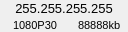
<?xml version="1.0" encoding="UTF-8"?>
<ui version="4.0">
 <class>OLED</class>
 <widget class="QWidget" name="OLED">
  <property name="geometry">
   <rect>
    <x>0</x>
    <y>0</y>
    <width>128</width>
    <height>32</height>
   </rect>
  </property>
  <property name="windowTitle">
   <string>Form</string>
  </property>
  <widget class="QLabel" name="IP">
   <property name="geometry">
    <rect>
     <x>0</x>
     <y>0</y>
     <width>128</width>
     <height>16</height>
    </rect>
   </property>
   <property name="font">
    <font>
     <pointsize>10</pointsize>
    </font>
   </property>
   <property name="text">
    <string>255.255.255.255</string>
   </property>
   <property name="alignment">
    <set>Qt::AlignCenter</set>
   </property>
  </widget>
  <widget class="QLabel" name="back">
   <property name="geometry">
    <rect>
     <x>0</x>
     <y>0</y>
     <width>128</width>
     <height>32</height>
    </rect>
   </property>
   <property name="font">
    <font>
     <pointsize>11</pointsize>
    </font>
   </property>
   <property name="text">
    <string/>
   </property>
   <property name="pixmap">
    <pixmap resource="res.qrc">:/img/LED12832.png</pixmap>
   </property>
  </widget>
  <widget class="QLabel" name="INPUT">
   <property name="geometry">
    <rect>
     <x>13</x>
     <y>18</y>
     <width>52</width>
     <height>15</height>
    </rect>
   </property>
   <property name="font">
    <font>
     <pointsize>8</pointsize>
    </font>
   </property>
   <property name="text">
    <string>1080P30</string>
   </property>
  </widget>
  <widget class="QLabel" name="UPLOAD">
   <property name="geometry">
    <rect>
     <x>78</x>
     <y>18</y>
     <width>50</width>
     <height>15</height>
    </rect>
   </property>
   <property name="font">
    <font>
     <pointsize>8</pointsize>
    </font>
   </property>
   <property name="text">
    <string>88888kb</string>
   </property>
  </widget>
  <zorder>back</zorder>
  <zorder>IP</zorder>
  <zorder>INPUT</zorder>
  <zorder>UPLOAD</zorder>
 </widget>
 <resources>
  <include location="res.qrc"/>
 </resources>
 <connections/>
</ui>
